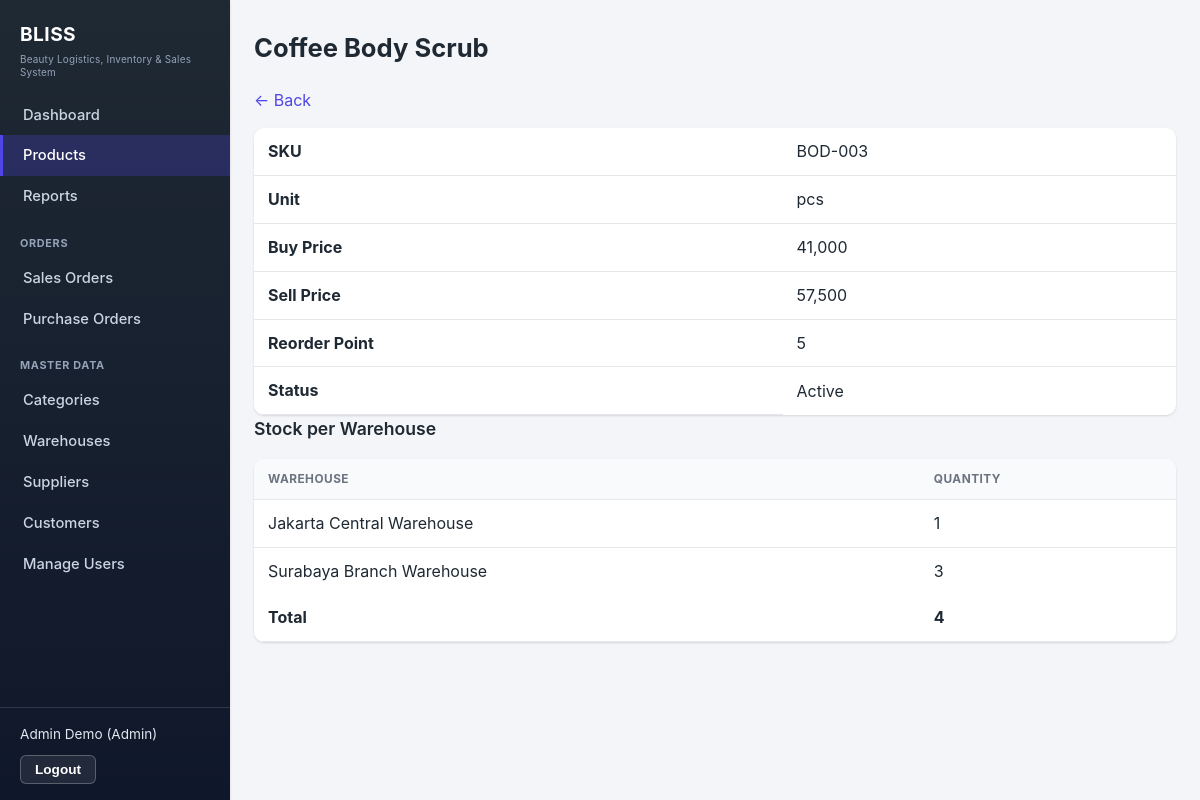
Page /products/show?id=21 (signed in) on the committed database.
### tables this page shows
CREATE TABLE IF NOT EXISTS product (
    id INT PRIMARY KEY AUTO_INCREMENT,
    sku VARCHAR(50) NOT NULL UNIQUE,
    name VARCHAR(200) NOT NULL,
    category_id INT NOT NULL,
    unit VARCHAR(30) NOT NULL,
    buy_price DECIMAL(15,2) NOT NULL,
    sell_price DECIMAL(15,2) NOT NULL,
    reorder_point INT NOT NULL DEFAULT 0,
    image_path VARCHAR(255) NULL,
    is_active TINYINT(1) NOT NULL DEFAULT 1,
    created_at TIMESTAMP DEFAULT CURRENT_TIMESTAMP,
    updated_at TIMESTAMP DEFAULT CURRENT_TIMESTAMP ON UPDATE CURRENT_TIMESTAMP,
    CONSTRAINT chk_buy_price_nonneg CHECK (buy_price >= 0),
    CONSTRAINT chk_sell_price_nonneg CHECK (sell_price >= 0),
    CONSTRAINT chk_reorder_point_nonneg CHECK (reorder_point >= 0),
    CONSTRAINT fk_product_category FOREIGN KEY (category_id) REFERENCES category(id)
        ON DELETE RESTRICT ON UPDATE CASCADE
);

CREATE TABLE IF NOT EXISTS product_stock (
    product_id INT NOT NULL,
    warehouse_id INT NOT NULL,
    quantity INT NOT NULL DEFAULT 0,
    updated_at TIMESTAMP DEFAULT CURRENT_TIMESTAMP ON UPDATE CURRENT_TIMESTAMP,
    PRIMARY KEY (product_id, warehouse_id),
    CONSTRAINT chk_quantity_nonneg CHECK (quantity >= 0),
    CONSTRAINT fk_product_stock_product FOREIGN KEY (product_id) REFERENCES product(id)
        ON DELETE CASCADE ON UPDATE CASCADE,
    CONSTRAINT fk_product_stock_warehouse FOREIGN KEY (warehouse_id) REFERENCES warehouse(id)
        ON DELETE CASCADE ON UPDATE CASCADE
);

CREATE TABLE IF NOT EXISTS warehouse (
    id INT PRIMARY KEY AUTO_INCREMENT,
    name VARCHAR(150) NOT NULL,
    location VARCHAR(255) NOT NULL,
    is_active TINYINT(1) NOT NULL DEFAULT 1,
    created_at TIMESTAMP DEFAULT CURRENT_TIMESTAMP,
    updated_at TIMESTAMP DEFAULT CURRENT_TIMESTAMP ON UPDATE CURRENT_TIMESTAMP
);

### app/Controller/ProductController.php (called while the page is built, shortened)
<?php
final class ProductController
{
    public function show(): void
    {
        $product = $this->findOrFail((int) ($_GET['id'] ?? 0));
        $stockBreakdown = $this->productService->stockBreakdown($product->id);
        $totalStock = $this->productService->totalStock($product->id);
        require __DIR__ . '/../../views/products/show.php';
    }
    private function findOrFail(int $id): Product
    {
        $product = $this->productService->findById($id);
        return $product;
    }
}

### public/index.php (called while the page is built, shortened)
<?php
$path = parse_url($_SERVER['REQUEST_URI'], PHP_URL_PATH) ?: '/';
$method = $_SERVER['REQUEST_METHOD'];
$key = "$method $path";
[$controller, $action] = $routes[$key];
$controller->$action();

### app/Support/Database.php (called while the page is built, shortened)
<?php
final class Database
{
    private static ?PDO $connection = null;
    public static function connection(): PDO
    {
        if (self::$connection === null) {
            $dsn = sprintf(
                'mysql:host=%s;port=%s;dbname=%s;charset=utf8mb4',
                getenv('DB_HOST'),
                getenv('DB_PORT') ?: '3306',
                getenv('DB_NAME')
            );
            $maxAttempts = 5;
            for ($attempt = 1; $attempt <= $maxAttempts; $attempt++) {
                try {
                    self::$connection = new PDO($dsn, getenv('DB_USER'), getenv('DB_PASSWORD'), [
                        PDO::ATTR_ERRMODE => PDO::ERRMODE_EXCEPTION,
                        PDO::ATTR_DEFAULT_FETCH_MODE => PDO::FETCH_ASSOC,
                    ]);
                    break;
                } catch (PDOException $e) {
                    if ($attempt === $maxAttempts) {
                        error_log('DB connection failed after ' . $maxAttempts . ' attempts: ' . $e->getMessage());
                        throw new PDOException('Database connection failed.');
                    }
                    sleep(1);
                }
            }
        }
        return self::$connection;
    }
}

### app/Repository/MySqlProductRepository.php (called while the page is built, shortened)
<?php
final class MySqlProductRepository implements ProductRepositoryInterface
{
    public function findById(int $id): ?Product
    {
        $stmt = Database::connection()->prepare(
            'SELECT id, sku, name, category_id, unit, buy_price, sell_price, reorder_point, image_path, is_active
             FROM product WHERE id = ? LIMIT 1'
        );
        $stmt->execute([$id]);
        $row = $stmt->fetch();
        return $row ? $this->toEntity($row) : null;
    }
    private function toEntity(array $row): Product
    {
        return new Product(
            id: (int) $row['id'],
            sku: $row['sku'],
            name: $row['name'],
            categoryId: (int) $row['category_id'],
            unit: $row['unit'],
            buyPrice: (float) $row['buy_price'],
            sellPrice: (float) $row['sell_price'],
            reorderPoint: (int) $row['reorder_point'],
            imagePath: $row['image_path'],
            isActive: (bool) $row['is_active'],
        );
    }
}

### app/Service/ProductService.php (called while the page is built, shortened)
<?php
final class ProductService
{
    public function findById(int $id): ?Product
    {
        return $this->productRepository->findById($id);
    }
    public function stockBreakdown(int $id): array
    {
        return $this->stockRepository->getBreakdownForProduct($id);
    }
    public function totalStock(int $id): int
    {
        return $this->stockRepository->getTotalForProduct($id);
    }
}

### app/Repository/MySqlStockRepository.php (called while the page is built, shortened)
<?php
final class MySqlStockRepository implements StockRepositoryInterface
{
    public function getBreakdownForProduct(int $productId): array
    {
        $stmt = Database::connection()->prepare(
            'SELECT w.id AS warehouse_id, w.name AS warehouse_name, ps.quantity
             FROM product_stock ps
             JOIN warehouse w ON w.id = ps.warehouse_id
             WHERE ps.product_id = ?
             ORDER BY w.name'
        );
        $stmt->execute([$productId]);
        return $stmt->fetchAll();
    }
    public function getTotalForProduct(int $productId): int
    {
        $stmt = Database::connection()->prepare(
            'SELECT COALESCE(SUM(quantity), 0) FROM product_stock WHERE product_id = ?'
        );
        $stmt->execute([$productId]);
        return (int) $stmt->fetchColumn();
    }
}

### views/products/show.php (the view, shortened to what this page needs)
<?php
require __DIR__ . '/../layout/header.php';
?>
<h1><?= htmlspecialchars($product->name) ?></h1>
<p><a href="/products">&larr; Back</a></p>
<table>
    <tr><th>SKU</th><td><?= htmlspecialchars($product->sku) ?></td></tr>
    <tr><th>Unit</th><td><?= htmlspecialchars($product->unit) ?></td></tr>
    <tr><th>Buy Price</th><td><?= number_format($product->buyPrice, 0, '.', ',') ?></td></tr>
    <tr><th>Sell Price</th><td><?= number_format($product->sellPrice, 0, '.', ',') ?></td></tr>
    <tr><th>Reorder Point</th><td><?= $product->reorderPoint ?></td></tr>
    <tr><th>Status</th><td><?= $product->isActive ? 'Active' : 'Inactive' ?></td></tr>
</table>
<h2>Stock per Warehouse</h2>
<table>
    <thead><tr><th>Warehouse</th><th>Quantity</th></tr></thead>
    <tbody>
    <?php foreach ($stockBreakdown as $row): ?>
        <tr>
            <td><?= htmlspecialchars($row['warehouse_name']) ?></td>
            <td><?= $row['quantity'] ?></td>
        </tr>
    <?php endforeach; ?>
    </tbody>
    <tfoot>
        <tr><th>Total</th><th><?= $totalStock ?></th></tr>
    </tfoot>
</table>
<?php require __DIR__ . '/../layout/footer.php'; ?>

### public/assets/css/app.css (style rules this page uses)
:root { --color-bg: #f4f5f8; --color-surface: #ffffff; --color-border: #e5e7eb; --color-text: #1f2933; --color-text-muted: #6b7280; --color-primary: #4f46e5; --color-primary-dark: #4338ca; --color-warning: #d97706; --radius: 10px; --radius-sm: 6px; --shadow-sm: 0 1px 2px rgba(15, 23, 42, 0.06), 0 1px 3px rgba(15, 23, 42, 0.08); --shadow-md: 0 6px 10px -2px rgba(15, 23, 42, 0.10), 0 3px 6px -3px rgba(15, 23, 42, 0.08); --layer-sticky: 30; --layer-modal: 90; --content-max: 1040px; }
*, *::before, *::after { box-sizing: border-box; }
body { margin: 0; font-family: -apple-system, "Segoe UI", Roboto, Arial, sans-serif; background-color: var(--color-bg); color: var(--color-text); line-height: 1.55; }
a { color: var(--color-primary); text-decoration: none; }
h1 { font-size: clamp(1.3rem, 1.05rem + 1vw, 1.6rem); font-weight: 700; margin: 0 0 20px; }
h2 { font-size: 1.1rem; font-weight: 600; margin: 0 0 4px; }
table { width: 100%; border-collapse: separate; border-spacing: 0; background: var(--color-surface); border-radius: var(--radius); overflow: hidden; box-shadow: var(--shadow-sm); margin-top: 16px; }
table th, table td { padding: 11px 14px; text-align: left; border-bottom: 1px solid var(--color-border); }
table thead th { background: #f9fafb; font-size: 0.74rem; text-transform: uppercase; letter-spacing: 0.04em; color: var(--color-text-muted); font-weight: 700; }
table tbody tr:last-child td { border-bottom: none; }

### rows in the picture
product: name "Coffee Body Scrub", sku "BOD-003", unit "pcs", buy_price "41,000", sell_price "57,500", reorder_point "5"
product_stock: warehouse.name "Jakarta Central Warehouse", quantity "1"
product_stock: warehouse.name "Surabaya Branch Warehouse", quantity "3"

### other values in the picture
$_SESSION['user']['name'] "Admin Demo"
$_SESSION['user']['role'] "Admin"
$totalStock "4"
